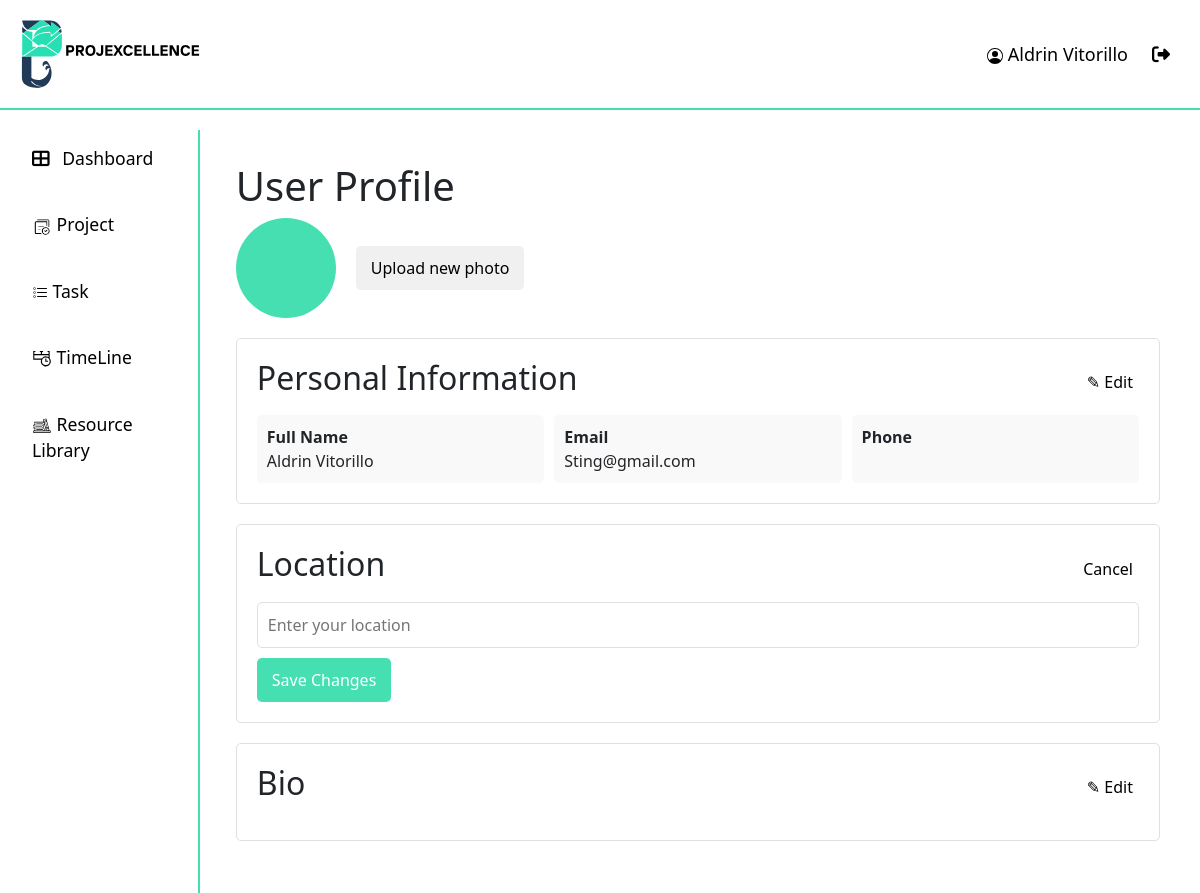
The app's page /profile/ (signed in), older data.
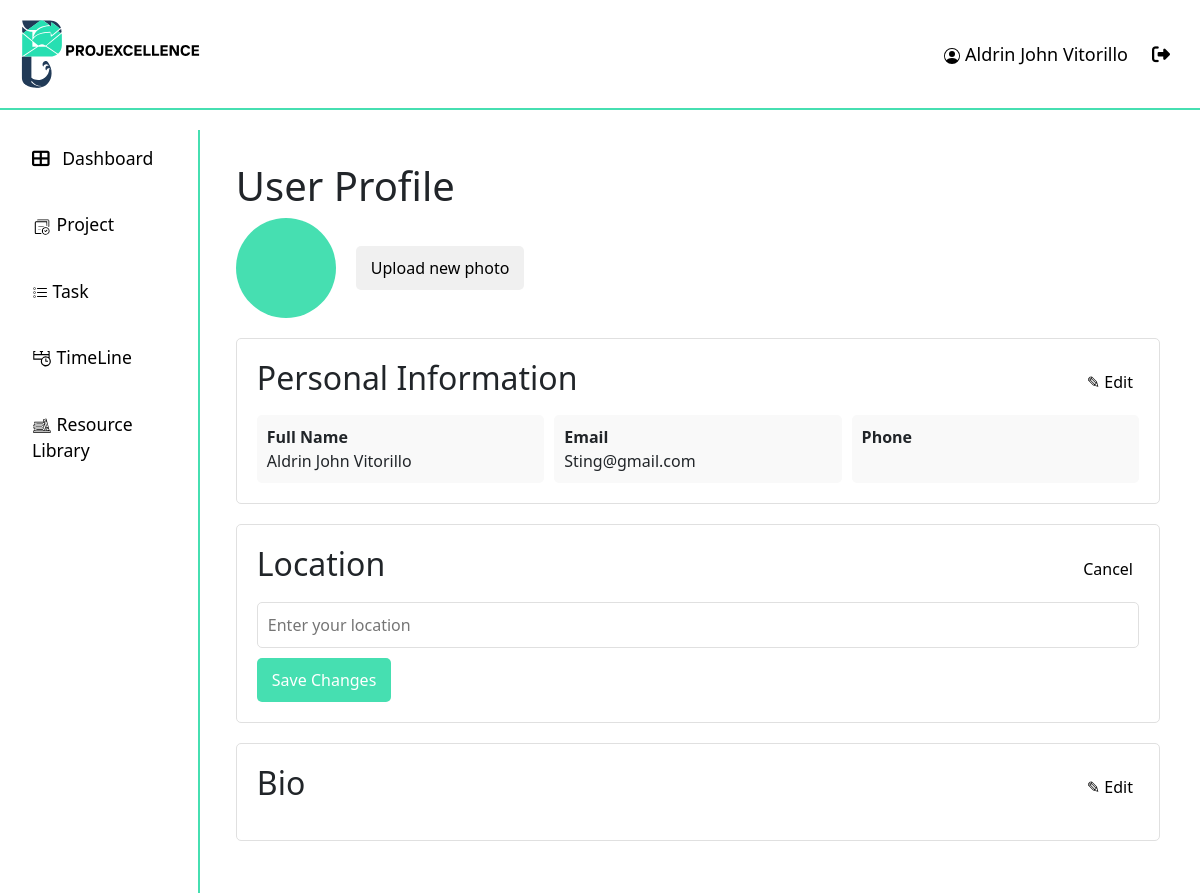
The same page, newer data.
### api/models.py (models this page shows, shortened)
class User(AbstractUser):
    ROLE_CHOICES = [
        ("ADMIN", "Admin"),
        ("PM", "projectmanger"),
        ("MEMBER", "member"),
    ]
    STATUS_CHOICES = [
        ("APPROVED", "Approved"),
        ("REJECTED", "Rejected"),
        ("PENDING", "Pending"),
    ]
    username = None
    email = models.EmailField(_("email address"), unique=True)
    phone_regex = RegexValidator(
        regex=r"^\+?1?\d{9,15}$",
        message="Phone number must be entered in the format: '+999999999'. Up to 15 digits allowed.",
    )
    phone_number = models.CharField(validators=[phone_regex], max_length=17, blank=True)
    role = models.CharField(max_length=10, choices=ROLE_CHOICES, default="MEMBER")
    date_of_hire = models.DateField(blank=True, null=True)
    profile_path = models.ImageField(null=True, blank=True)
    status = models.CharField(max_length=20, choices=STATUS_CHOICES, default="PENDING")
    groups = models.ManyToManyField(
        "auth.Group",
        verbose_name=_("groups"),
        blank=True,
        related_name="custom_user_set",
        related_query_name="custom_user",
    )
    user_permissions = models.ManyToManyField(
        "auth.Permission",
        verbose_name=_("user permissions"),
        blank=True,
        related_name="custom_user_set",
        related_query_name="custom_user",
    )
    objects = UserManager()
    USERNAME_FIELD = "email"
    REQUIRED_FIELDS = ["first_name", "last_name", "date_of_hire", "password"]

### api/views.py (the view)
# urls.py: path("profile/", views.profile, name="profile"),
@login_required
def profile(request):
    return render(request, "profile.html")

### api/templates/profile.html (shortened to what this page needs)
{% extends "base.html" %}
{% load static %}
{% block content %}
  <div class="main-content">
    <h1>User Profile</h1>
    <div class="profile-header">
        <div class="profile-avatar"></div>
        <button class="upload-photo">Upload new photo</button>
    </div>
    <div class="info-section">
        <div class="info-header">
            <h2>Personal Information</h2>
            <button class="edit-button">✎ Edit</button>
        </div>
        <div class="info-content">
            <div class="info-item">
                <strong>Full Name</strong>
                <div> {{ request.user.first_name|capfirst }} {{ request.user.last_name|capfirst }}</div>
            </div>
            <div class="info-item">
                <strong>Email</strong>
                <div> {{ request.user.email|capfirst }}</div>
            </div>
            <div class="info-item">
                <strong>Phone</strong>
            </div>
        </div>
    </div>
    <div class="info-section">
        <div class="info-header">
            <h2>Location</h2>
            <button class="edit-button">Cancel</button>
        </div>
        <input type="text" class="location-input" placeholder="Enter your location">
        <button class="save-button">Save Changes</button>
    </div>
    <div class="info-section">
        <div class="info-header">
            <h2>Bio</h2>
            <button class="edit-button">✎ Edit</button>
        </div>
    </div>
</div>
{% endblock  %}

### api/templates/base.html (shortened to what this page needs)
{% load static %}
<!DOCTYPE html>
<html lang="en">
  <head>
    <link
      href="https://cdn.jsdelivr.net/npm/bootstrap@5.3.0/dist/css/bootstrap.min.css"
      rel="stylesheet"
    />
    <link
      href="https://cdnjs.cloudflare.com/ajax/libs/font-awesome/6.4.0/css/all.min.css"
      rel="stylesheet"
    />
  </head>
  <body>
    <header>
      <div class="header">
          <img src="{% static '/res/slogo.svg' %}" alt="logo" width="200px">
          <div class="profile">
            <a class="nav-link {% if request.resolver_match.url_name == 'profile' %}active{% endif %}" href="{% url 'profile' %}">
              {{ request.user.first_name|capfirst }} {{ request.user.last_name|capfirst }}
            </a>
            <a class="nav-link" href="{% url 'logout' %}" onclick="event.preventDefault(); document.getElementById('logout-form').submit();">
              <i class="fas fa-sign-out-alt me-2"></i>
            </a>
          </div>
      </div>
    </header>
    <div class="container-fluid">
      <div class="row">
        <nav
          id="sidebarMenu"
          class="col-md-3 col-lg-2 d-md-block sidebar collapse"
        >
          <ul class="nav flex-column">
            <li class="nav-item">
              <a class="nav-link {% if request.resolver_match.url_name == 'dashboard' %}active{% endif %}" href="{% url 'dashboard' %}">
                <i class="fas fa-th-large me-2"></i> Dashboard
              </a>
            </li>
            <li class="nav-item">
              <a class="nav-link {% if request.resolver_match.url_name == 'project' %}active{% endif %}" href="{% url 'project' %}">
                <img src="{% static '/res/projectIcon.svg' %}" alt="logo" width="20px">  Project
              </a>
            </li>
            <li class="nav-item">
              <a class="nav-link {% if request.resolver_match.url_name == 'task' %}active{% endif %}" href="{% url 'task' %}">
                 Task
              </a>
            </li>
            <li class="nav-item">
              <a class="nav-link {% if request.resolver_match.url_name == 'dashboard' %}active{% endif %}" href="{% url 'dashboard' %}">
                <img src="{% static '/res/timelineIcon.svg' %}" alt="logo" width="20px">  TimeLine
              </a>
            </li>
            <li class="nav-item">
              <a class="nav-link {% if request.resolver_match.url_name == 'resourceLib' %}active{% endif %}" href="{% url 'resourceLib' %}">
                <img src="{% static '/res/resourceIcon.svg' %}" alt="logo" width="20px"> Resource Library
              </a>
            </li>
          </ul>
        </nav>
        <main class="col-md-9 ms-sm-auto col-lg-10 px-md-4 main-content">
          {% block content %}{% endblock content %}
        </main>
      </div>
    </div>
  </body>
</html>

Row changes from the older to the newer data that the page shows:
changed User "Vitorillo": user.first_name "Aldrin" → "Aldrin John"
